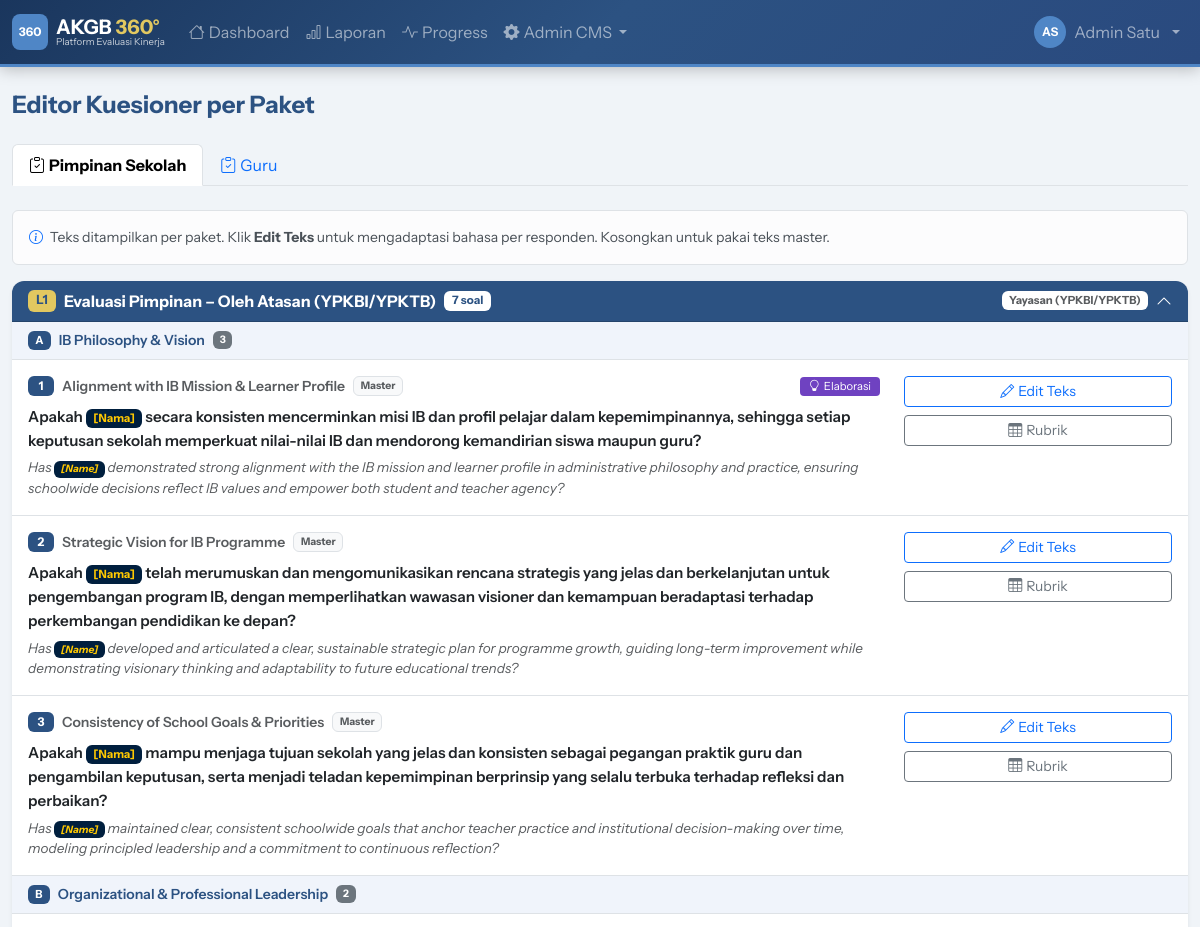
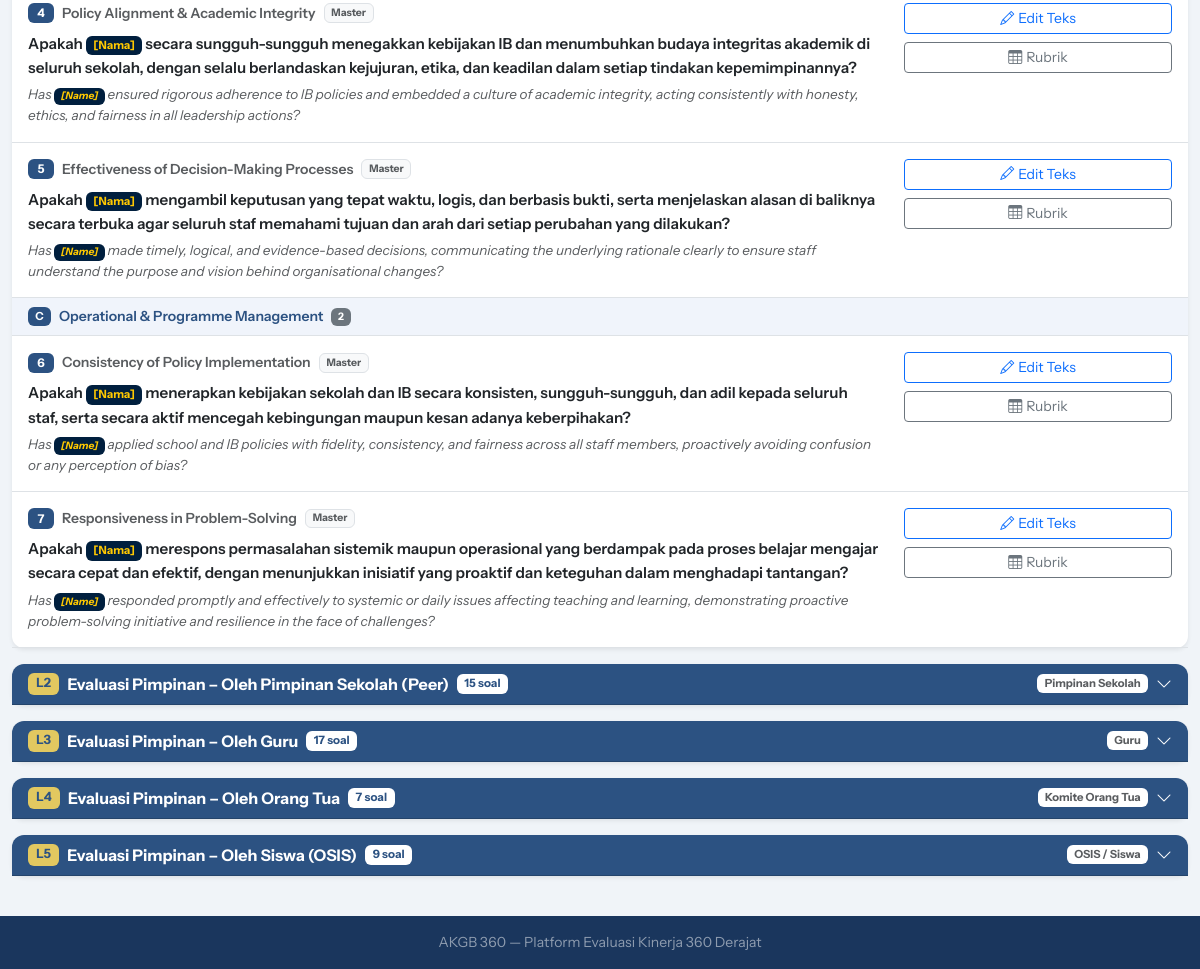
The page /demo/admin/questions.php (signed in) on the database its author committed (2 pictures, top to bottom).
### tables this page shows
CREATE TABLE `eval_types` (
  `id` int NOT NULL AUTO_INCREMENT,
  `code` varchar(20) NOT NULL,
  `name` varchar(100) NOT NULL,
  PRIMARY KEY (`id`),
  UNIQUE KEY `code` (`code`)
);

CREATE TABLE `package_weights` (
  `id` int NOT NULL AUTO_INCREMENT,
  `package_id` int NOT NULL,
  `weight` decimal(4,2) DEFAULT '1.00',
  `notes` varchar(200) DEFAULT NULL,
  PRIMARY KEY (`id`),
  KEY `package_id` (`package_id`),
  CONSTRAINT `package_weights_ibfk_1` FOREIGN KEY (`package_id`) REFERENCES `packages` (`id`) ON DELETE CASCADE
);

CREATE TABLE `packages` (
  `id` int NOT NULL AUTO_INCREMENT,
  `code` varchar(20) NOT NULL,
  `name` varchar(200) NOT NULL,
  `eval_type_id` int NOT NULL,
  `period_id` int DEFAULT NULL COMMENT 'NULL = template global, ada nilai = terikat periode',
  `respondent_type` varchar(50) NOT NULL,
  `description` text,
  `is_self_reflection` tinyint(1) DEFAULT '0',
  `question_lang` enum('both','id','en') NOT NULL DEFAULT 'both',
  PRIMARY KEY (`id`),
  KEY `eval_type_id` (`eval_type_id`),
  KEY `period_id` (`period_id`),
  CONSTRAINT `packages_ibfk_1` FOREIGN KEY (`eval_type_id`) REFERENCES `eval_types` (`id`),
  CONSTRAINT `packages_ibfk_2` FOREIGN KEY (`period_id`) REFERENCES `eval_periods` (`id`) ON DELETE SET NULL
);

CREATE TABLE `package_questions` (
  `id` int NOT NULL AUTO_INCREMENT,
  `package_id` int NOT NULL,
  `question_id` int NOT NULL,
  `question_id_text_override` text COMMENT 'Override teks ID untuk paket ini (NULL = pakai master)',
  `question_en_text_override` text COMMENT 'Override teks EN untuk paket ini (NULL = pakai master)',
  `order_num` int DEFAULT '0',
  PRIMARY KEY (`id`),
  KEY `package_id` (`package_id`),
  KEY `question_id` (`question_id`),
  CONSTRAINT `package_questions_ibfk_1` FOREIGN KEY (`package_id`) REFERENCES `packages` (`id`) ON DELETE CASCADE,
  CONSTRAINT `package_questions_ibfk_2` FOREIGN KEY (`question_id`) REFERENCES `questions` (`id`)
);

CREATE TABLE `standards` (
  `id` int NOT NULL AUTO_INCREMENT,
  `domain_id` int NOT NULL,
  `name` varchar(250) NOT NULL,
  `description` text,
  `extended_description` text,
  `elaboration_id` text,
  `elaboration_en` text,
  `order_num` int DEFAULT '0',
  PRIMARY KEY (`id`),
  KEY `domain_id` (`domain_id`),
  CONSTRAINT `standards_ibfk_1` FOREIGN KEY (`domain_id`) REFERENCES `domains` (`id`)
);

CREATE TABLE `questions` (
  `id` int NOT NULL AUTO_INCREMENT,
  `standard_id` int NOT NULL,
  `question_id_text` text NOT NULL,
  `question_en_text` text NOT NULL,
  PRIMARY KEY (`id`),
  KEY `standard_id` (`standard_id`),
  CONSTRAINT `questions_ibfk_1` FOREIGN KEY (`standard_id`) REFERENCES `standards` (`id`)
);

### public_html/demo/includes/db.php (called while the page is built, shortened)
<?php
class Database {
    private static ?PDO $instance = null;
    public static function getInstance(): PDO {
        if (self::$instance === null) {
            $dsn = "mysql:host=" . DB_HOST . ";dbname=" . DB_NAME . ";charset=" . DB_CHARSET;
            $options = [
                PDO::ATTR_ERRMODE            => PDO::ERRMODE_EXCEPTION,
                PDO::ATTR_DEFAULT_FETCH_MODE => PDO::FETCH_ASSOC,
                PDO::ATTR_EMULATE_PREPARES   => false,
            ];
            try {
                self::$instance = new PDO($dsn, DB_USER, DB_PASS, $options);
            } catch (PDOException $e) {
                die(json_encode(['error' => 'Database connection failed: ' . $e->getMessage()]));
            }
        }
        return self::$instance;
    }
    public static function query(string $sql, array $params = []): PDOStatement {
        $stmt = self::getInstance()->prepare($sql);
        $stmt->execute($params);
        return $stmt;
    }
    public static function fetchAll(string $sql, array $params = []): array {
        return self::query($sql, $params)->fetchAll();
    }
}

### public_html/demo/includes/functions.php (called while the page is built, shortened)
<?php
function h(string $s = ''): string {
    return htmlspecialchars($s, ENT_QUOTES, 'UTF-8');
}
function respondentLabel(string $type): string {
    return match($type) {
        'atasan'        => 'Yayasan (YPKBI/YPKTB)',
        'leader'        => 'Pimpinan Sekolah',
        'peer'          => 'Rekan Sejawat',
        'guru'          => 'Guru',
        'teacher'       => 'Rekan Sejawat (Guru)',
        'ortu'          => 'Komite Orang Tua',
        'siswa'         => 'OSIS / Siswa',
        'student_class' => 'Murid yang Diajar',
        'self'          => 'Refleksi Mandiri',
        default         => ucfirst($type),
    };
}

### public_html/demo/admin/questions.php (the view, shortened to what this page needs)
<?php
require_once __DIR__ . '/../includes/db.php';
require_once __DIR__ . '/../includes/functions.php';
require_once __DIR__ . '/../includes/layout.php';
$tab    = $_GET['tab'] ?? '';
$evalTypes = Database::fetchAll("SELECT * FROM eval_types ORDER BY id");
if (!$tab && !empty($evalTypes)) $tab = $evalTypes[0]['code'];
$currentEt = null;
foreach ($evalTypes as $et) {
    if ($et['code'] === $tab) { $currentEt = $et; break; }
}
$packages = [];
if ($currentEt) {
    $pkgRows = Database::fetchAll("
        SELECT p.*, pw.weight
        FROM packages p
        LEFT JOIN package_weights pw ON pw.package_id = p.id
        WHERE p.eval_type_id = ? AND p.is_self_reflection = 0
        ORDER BY p.id
    ", [$currentEt['id']]);
    foreach ($pkgRows as $pkg) {
        $qRows = Database::fetchAll("
            SELECT
                pq.id as pq_id,
                pq.order_num,
                pq.question_id_text_override,
                pq.question_en_text_override,
                q.id as q_id,
                q.question_id_text as master_id,
                q.question_en_text as master_en,
                s.id as s_id,
                s.name as s_name,
                s.elaboration_id,
                s.elaboration_en,
                d.id as d_id,
                d.name as d_name,
                d.code as d_code
            FROM package_questions pq
            JOIN questions q ON pq.question_id = q.id
            JOIN standards s ON q.standard_id = s.id
            JOIN domains d ON s.domain_id = d.id
            WHERE pq.package_id = ?
            ORDER BY pq.order_num, d.order_num, s.order_num
        ", [$pkg['id']]);
        $byDomain = [];
        foreach ($qRows as $q) {
            $byDomain[$q['d_id']]['name']   = $q['d_name'];
            $byDomain[$q['d_id']]['code']   = $q['d_code'];
            $byDomain[$q['d_id']]['items'][] = $q;
        }
        $qIds = array_unique(array_column($qRows, 'q_id'));
        $descriptors = [];
        if (!empty($qIds)) {
            $rows = Database::fetchAll(
                "SELECT * FROM grade_descriptors WHERE question_id IN (" . implode(',', $qIds) . ") ORDER BY question_id, grade"
            );
            foreach ($rows as $r) $descriptors[$r['question_id']][$r['grade']] = $r;
        }
        $packages[] = array_merge($pkg, [
            'byDomain'    => $byDomain,
            'descriptors' => $descriptors,
            'q_count'     => count($qRows),
        ]);
    }
}
ob_start(); ?>
<ul class="nav nav-tabs mb-4">
  <?php foreach ($evalTypes as $et): ?>
  <li class="nav-item">
    <a class="nav-link <?= $tab===$et['code']?'active fw-bold':'' ?>"
       href="?tab=<?= urlencode($et['code']) ?>">
      <i class="bi bi-clipboard-check me-1"></i><?= h($et['name']) ?>
    </a>
  </li>
  <?php endforeach; ?>
</ul>
<?php if (empty($packages)): ?>
<div class="card">
  <div class="card-body text-center py-5 text-muted">
    <i class="bi bi-inbox display-4 mb-3 d-block"></i>
    <p>Belum ada paket untuk tipe ini.</p>
    <a href="<?= APP_URL ?>/admin/matrix.php?tab=<?= urlencode($tab) ?>" class="btn btn-navy">
      Buat via Matriks Mapping →
    </a>
  </div>
</div>
<?php else: ?>
<div class="alert alert-light border small mb-3">
  <i class="bi bi-info-circle me-1 text-primary"></i>
  Teks ditampilkan per paket. Klik <strong>Edit Teks</strong> untuk mengadaptasi bahasa per responden.
  Kosongkan untuk pakai teks master.
</div>
<?php foreach ($packages as $pi => $pkg):
  $cid = 'pkg' . $pkg['id'];
?>
<div class="card mb-3 border-0 shadow-sm">
  <div class="card-header d-flex justify-content-between align-items-center py-2"
       style="cursor:pointer;background:var(--ktb-navy);color:white"
       data-bs-toggle="collapse" data-bs-target="#<?= $cid ?>"
       aria-expanded="<?= $pi===0?'true':'false' ?>">
    <div class="d-flex align-items-center gap-2">
      <span class="badge" style="background:var(--ktb-gold);color:var(--ktb-navy);font-size:.8rem">
        <?= h($pkg['code']) ?>
      </span>
      <strong><?= h($pkg['name']) ?></strong>
      <span class="badge bg-white text-navy" style="font-size:.72rem">
        <?= $pkg['q_count'] ?> soal
      </span>
    </div>
    <div class="d-flex align-items-center gap-2">
      <span class="badge bg-white text-muted" style="font-size:.7rem">
        <?= h(respondentLabel($pkg['respondent_type'])) ?>
      </span>
      <i class="bi bi-chevron-<?= $pi===0?'up':'down' ?>"></i>
    </div>
  </div>
  <div class="collapse <?= $pi===0?'show':'' ?>" id="<?= $cid ?>">
    <div class="card-body p-0">
      <?php $qNum = 0; foreach ($pkg['byDomain'] as $did => $domain): ?>
      <div class="px-3 py-2 d-flex align-items-center gap-2"
           style="background:#f0f4fb;border-bottom:1px solid #dee2e6">
        <span class="badge" style="background:var(--ktb-navy);font-size:.7rem">
          <?= h($domain['code']) ?>
        </span>
        <span class="fw-semibold small text-navy"><?= h($domain['name']) ?></span>
        <span class="badge bg-secondary" style="font-size:.65rem"><?= count($domain['items']) ?></span>
      </div>
      <?php foreach ($domain['items'] as $q):
        $qNum++;
        $activeId = $q['question_id_text_override'] ?: $q['master_id'];
        $activeEn = $q['question_en_text_override'] ?: $q['master_en'];
        $isOverride = !empty($q['question_id_text_override']);
      ?>
      <div class="border-bottom px-3 py-3">
        <div class="row align-items-start">
          <div class="col-md-9">
            <div class="d-flex align-items-center gap-2 mb-2">
              <span class="badge badge-navy" style="min-width:26px"><?= $qNum ?></span>
              <span class="small fw-semibold text-muted"><?= h($q['s_name']) ?></span>
              <?php if ($isOverride): ?>
              <span class="badge bg-warning text-dark" style="font-size:.65rem">Adaptasi Paket</span>
              <?php else: ?>
              <span class="badge bg-light text-muted border" style="font-size:.65rem">Master</span>
              <?php endif; ?>
              <?php if (!empty($q['elaboration_id'])): ?>
              <button type="button" class="btn btn-sm py-0 px-2 ms-auto"
                style="background:#6f42c1;color:white;font-size:.7rem"
                data-bs-toggle="modal" data-bs-target="#elab<?= $q['s_id'] ?>">
                <i class="bi bi-lightbulb me-1"></i>Elaborasi
              </button>
              <?php endif; ?>
            </div>
            <p class="mb-1 fw-semibold" style="line-height:1.6;font-size:.95rem">
              <?= str_replace('[Nama]', '<span class="badge" style="background:#001f3e;color:#ffc901">[Nama]</span>', h($activeId)) ?>
            </p>
            <?php if ($activeEn): ?>
            <p class="mb-0 text-muted" style="font-size:.85rem;font-style:italic;line-height:1.5">
              <?= str_replace('[Name]', '<span class="badge" style="background:#001f3e;color:#ffc901">[Name]</span>', h($activeEn)) ?>
            </p>
            <?php endif; ?>
          </div>
          <div class="col-md-3 text-md-end mt-2 mt-md-0 d-flex flex-md-column gap-2 justify-content-end">
            <button class="btn btn-sm btn-outline-primary"
              data-bs-toggle="modal" data-bs-target="#editQ<?= $q['pq_id'] ?>">
              <i class="bi bi-pencil me-1"></i>Edit Teks
            </button>
            <button class="btn btn-sm btn-outline-secondary"
              data-bs-toggle="modal" data-bs-target="#rubrik<?= $q['q_id'] ?>">
              <i class="bi bi-table me-1"></i>Rubrik
            </button>
          </div>
        </div>
      </div>
      <?php endforeach;  ?>
      <?php endforeach;  ?>
    </div>
  </div>
</div>
<?php endforeach;  ?>
<?php endif; ?>

### public_html/demo/assets/css/style.css (style rules this page uses)
:root { --ktb-navy: #2C5282; --ktb-navy-dark: #1A365D; --ktb-navy-light: #2A4A7F; --ktb-blue: #4F86C6; --ktb-blue-light: #6B9FD4; --ktb-blue-dark: #3A6FA8; --ktb-gold: #E2C860; --ktb-gold-light: #EDF2F7; --ktb-sunshade: #ff9a31; --ktb-aqua: #F0F4F8; --ktb-platinum: #C3D9ED; --ktb-gray: #F0F4F8; }
body { background: var(--ktb-aqua); min-height: 100vh; display: flex; flex-direction: column; font-family: 'Instrument Sans', 'Segoe UI', system-ui, sans-serif; }
.text-navy { color: var(--ktb-navy) !important; }
.card { border: none; box-shadow: 0 2px 10px rgba(0,0,0,.08); border-radius: 12px; }
.card-header { background: var(--ktb-navy); color: white; border-radius: 12px 12px 0 0 !important; font-weight: 600; }
.badge-navy { background: var(--ktb-navy); color: white; }

### rows shown on the page
eval_types: name "Pimpinan Sekolah"
eval_types: name "Guru"
package_weights: package.code "L1", package.name "Evaluasi Pimpinan – Oleh Atasan (YPKBI/YPKTB)", q_count "7", package.respondent_type "Yayasan (YPKBI/YPKTB)", code "A", name "IB Philosophy & Vision", count($domain['items']) "3", code "B", name "Organizational & Professional Leadership", count($domain['items']) "2", code "C", name "Operational & Programme Management"
package_questions: standards.name "Alignment with IB Mission & Learner Profile", shows "Master", question_id_text_override.question_id_text "Apakah [Nama] secara konsisten mencerminkan misi IB dan profil pelajar dalam kepemimpinannya, sehingga setiap keputusan sekolah memperkuat nilai-nilai IB dan mendorong kemandirian siswa maupun guru?", question_en_text_override.question_en_text "Has [Name] demonstrated strong alignment with the IB mission and learner profile in administrative philosophy and practice, ensuring schoolwide decisions reflect IB values and empower both student and teacher agency?"
package_questions: standards.name "Strategic Vision for IB Programme", shows "Master", question_id_text_override.question_id_text "Apakah [Nama] telah merumuskan dan mengomunikasikan rencana strategis yang jelas dan berkelanjutan untuk pengembangan program IB, dengan memperlihatkan wawasan visioner dan kemampuan beradaptasi terhadap perkembangan pendidikan ke depan?", question_en_text_override.question_en_text "Has [Name] developed and articulated a clear, sustainable strategic plan for programme growth, guiding long-term improvement while demonstrating visionary thinking and adaptability to future educational trends?"
package_questions: standards.name "Consistency of School Goals & Priorities", shows "Master", question_id_text_override.question_id_text "Apakah [Nama] mampu menjaga tujuan sekolah yang jelas dan konsisten sebagai pegangan praktik guru dan pengambilan keputusan, serta menjadi teladan kepemimpinan berprinsip yang selalu terbuka terhadap refleksi dan perbaikan?", question_en_text_override.question_en_text "Has [Name] maintained clear, consistent schoolwide goals that anchor teacher practice and institutional decision-making over time, modeling principled leadership and a commitment to continuous reflection?"
package_questions: standards.name "Policy Alignment & Academic Integrity", shows "Master", question_id_text_override.question_id_text "Apakah [Nama] secara sungguh-sungguh menegakkan kebijakan IB dan menumbuhkan budaya integritas akademik di seluruh sekolah, dengan selalu berlandaskan kejujuran, etika, dan keadilan dalam setiap tindakan kepemimpinannya?", question_en_text_override.question_en_text "Has [Name] ensured rigorous adherence to IB policies and embedded a culture of academic integrity, acting consistently with honesty, ethics, and fairness in all leadership actions?"
package_questions: standards.name "Effectiveness of Decision-Making Processes", shows "Master", question_id_text_override.question_id_text "Apakah [Nama] mengambil keputusan yang tepat waktu, logis, dan berbasis bukti, serta menjelaskan alasan di baliknya secara terbuka agar seluruh staf memahami tujuan dan arah dari setiap perubahan yang dilakukan?", question_en_text_override.question_en_text "Has [Name] made timely, logical, and evidence-based decisions, communicating the underlying rationale clearly to ensure staff understand the purpose and vision behind organisational changes?"
package_questions: standards.name "Consistency of Policy Implementation", shows "Master", question_id_text_override.question_id_text "Apakah [Nama] menerapkan kebijakan sekolah dan IB secara konsisten, sungguh-sungguh, dan adil kepada seluruh staf, serta secara aktif mencegah kebingungan maupun kesan adanya keberpihakan?", question_en_text_override.question_en_text "Has [Name] applied school and IB policies with fidelity, consistency, and fairness across all staff members, proactively avoiding confusion or any perception of bias?"
package_questions: standards.name "Responsiveness in Problem-Solving", shows "Master", question_id_text_override.question_id_text "Apakah [Nama] merespons permasalahan sistemik maupun operasional yang berdampak pada proses belajar mengajar secara cepat dan efektif, dengan menunjukkan inisiatif yang proaktif dan keteguhan dalam menghadapi tantangan?", question_en_text_override.question_en_text "Has [Name] responded promptly and effectively to systemic or daily issues affecting teaching and learning, demonstrating proactive problem-solving initiative and resilience in the face of challenges?"
package_weights: package.code "L2", package.name "Evaluasi Pimpinan – Oleh Pimpinan Sekolah (Peer)", q_count "15", package.respondent_type "Pimpinan Sekolah"

### other values the page prints
$initials "AS"
$name "Admin Satu"
$title "Editor Kuesioner per Paket"
